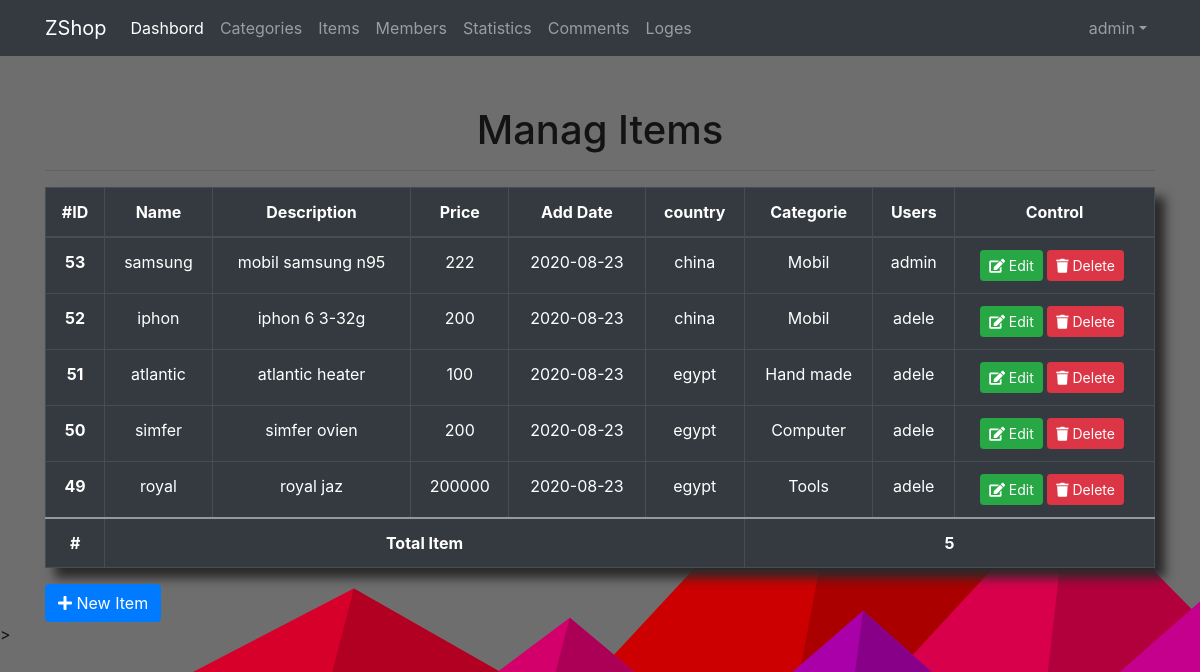
The page /admin/items.php (signed in) on the database its author committed.
### tables this page shows
CREATE TABLE `items` (
  `item_id` int(11) NOT NULL,
  `name` varchar(255) NOT NULL,
  `description` text NOT NULL,
  `price` varchar(255) NOT NULL,
  `add_date` date NOT NULL,
  `country_made` varchar(255) NOT NULL,
  `image` varchar(255) NOT NULL,
  `status` varchar(255) NOT NULL,
  `rating` smallint(6) NOT NULL,
  `approve` smallint(6) NOT NULL DEFAULT 0,
  `cat_id` int(11) NOT NULL,
  `member_id` int(11) NOT NULL,
  `img` varchar(255) NOT NULL,
  `tags` varchar(255) NOT NULL
);

CREATE TABLE `categories` (
  `id` int(11) NOT NULL,
  `name` varchar(255) NOT NULL,
  `description` varchar(255) NOT NULL,
  `parent` int(11) NOT NULL DEFAULT 0,
  `ordering` int(11) DEFAULT NULL,
  `visiablty` tinyint(4) NOT NULL DEFAULT 0,
  `allow_com` tinyint(4) NOT NULL DEFAULT 0,
  `allow_ads` tinyint(4) NOT NULL DEFAULT 0
);

CREATE TABLE `users` (
  `user_id` int(11) NOT NULL,
  `user_name` varchar(255) NOT NULL,
  `password` varchar(255) NOT NULL,
  `fullname` varchar(255) NOT NULL,
  `email` varchar(255) NOT NULL,
  `avatar` varchar(255) NOT NULL DEFAULT 'avtar.jpg',
  `data_reg` date NOT NULL,
  `group_id` int(11) NOT NULL DEFAULT 0,
  `rank_id` int(11) NOT NULL DEFAULT 0,
  `reg_sta` int(11) NOT NULL DEFAULT 0
);

### admin/items.php (the view, shortened to what this page needs)
<?php
 include ('int.php');
if (isset($_SESSION['username'])){
if (isset($_GET['do'])){$do=$_GET['do']; }else{ $do='mange'; }
       if ($do=='mange') {
            $qurey = '';
            $stmt =$con->prepare("SELECT
                                        items.*,
                                        categories.name As cate_name,
                                        users.user_name
                                 FROM
                                        items
                                 INNER JOIN
                                       categories
                                 ON
                                       Categories.id=items.cat_id
                                INNER JOIN
                                       users
                                 ON
                                       users.user_id=items.member_id
                                 $qurey
                                order by
                                    items.item_id desc ");
            $stmt->execute();
            $rows = $stmt->fetchAll();
            $couitem =$stmt->rowcount() ;
            ?>
                <div  class= "m-auto text-center ">
                <h1  style="margin-top:50px">Manag Items</h1><hr>
                    <?php
                   if (!empty($rows)){ ?>
                     <table class="table table-bordered table-dark" >
                              <thead>
                                <tr>
                                  <th scope="col">#ID</th>
                                  <th scope="col">Name</th>
                                  <th scope="col">Description</th>
                                  <th scope="col">Price</th>
                                  <th scope="col"> Add Date</th>
                                  <th scope="col"> country</th>
                                  <th scope="col">Categorie</th>
                                  <th scope="col">Users</th>
                                  <th scope="col"> Control </th>
                                </tr>
                              </thead>
                        <tbody>
                            <?php
                            foreach($rows as $row){
                              echo   '<tr>';
                              echo '<th scope="row">'.$row['item_id'].'</th>';
                              echo   ' <td>'.$row['name'].'</td>';
                              echo   ' <td>'.$row['description'].'</td>';
                              echo   ' <td>'.$row['price'].'</td>';
                              echo   ' <td>'.$row['add_date'].'</td>';
                             echo   ' <td>'.$row['country_made'].'</td>';
                             echo   ' <td>'.$row['cate_name'].'</td>';
                             echo   ' <td>'.$row['user_name'].'</td>';
                              echo  '<td> <a class="btn  btn-sm btn-success ml-auto" href="items.php?do=edit&id='.$row['item_id'].'"
                                    ><i class="fa fa-edit "></i> Edit</a> ';
                              echo '<a class="btn btn-sm btn-danger ml-auto delete confirm" href="items.php?do=delete&id='.$row['item_id'].'"><i class="fa fa-trash"></i>  Delete</a>' ;
                            echo  '</tr>';
                                            }
                                ?>
                        </tbody>
                        <tbody>
                          <th scope="row">#</th>
                           <td colspan="5"><strong>Total Item</strong></td>
                           <td colspan="3"><strong><?php echo $couitem  ?></strong></td>
                         </tbody>
                     </table>
                    <?php }else{echo '<div class="alert alert-info">Not Record </div>';}?>
              </div>
               <a class="btn btn-primary ml-auto" href="?do=add"><i class="fa fa-plus"></i> New Item</a>
           </div>
        <?php
            } else{
          redirhome('Sorry Not Access this page','danger');
           }
include ("include/temp/footer.php");
}else{
header('location:index.php');
}
?>

### admin/leyout/css/tagify.css (style rules this page uses)
:root { --tagify-dd-color-primary:rgb(53,149,246);--tagify-dd-bg-color:white }

### admin/leyout/css/backend.css (style rules this page uses)
body { color: #131313; background-color: #6e6e6e; background-attachment: fixed; background-size: cover; }
.table-dark.table-bordered { border: 0; box-shadow: 10px 10px 10px #2b2929; }
.delete { margin-right: 5px; }
.delete { margin-left: 5px; }

### rows shown on the page
items: item_id "53", name "samsung", description "mobil samsung n95", price "222", add_date "2020-08-23", country_made "china", cat.name "Mobil", member.user_name "admin"
items: item_id "52", name "iphon", description "iphon 6 3-32g", price "200", add_date "2020-08-23", country_made "china", cat.name "Mobil", member.user_name "adele"
items: item_id "51", name "atlantic", description "atlantic heater", price "100", add_date "2020-08-23", country_made "egypt", cat.name "Hand made", member.user_name "adele"
items: item_id "50", name "simfer", description "simfer ovien", price "200", add_date "2020-08-23", country_made "egypt", cat.name "Computer", member.user_name "adele"
items: item_id "49", name "royal", description "royal jaz", price "200000", add_date "2020-08-23", country_made "egypt", cat.name "Tools", member.user_name "adele"

### other values the page prints
lang('your shop') "ZShop"
lang('Dashbord') "Dashbord"
lang('categories') "Categories"
lang('items') "Items"
lang('members') "Members"
lang('statistics') "Statistics"
lang('comment') "Comments"
lang('loges') "Loges"
$_SESSION['username'] "admin"
$couitem "5"
